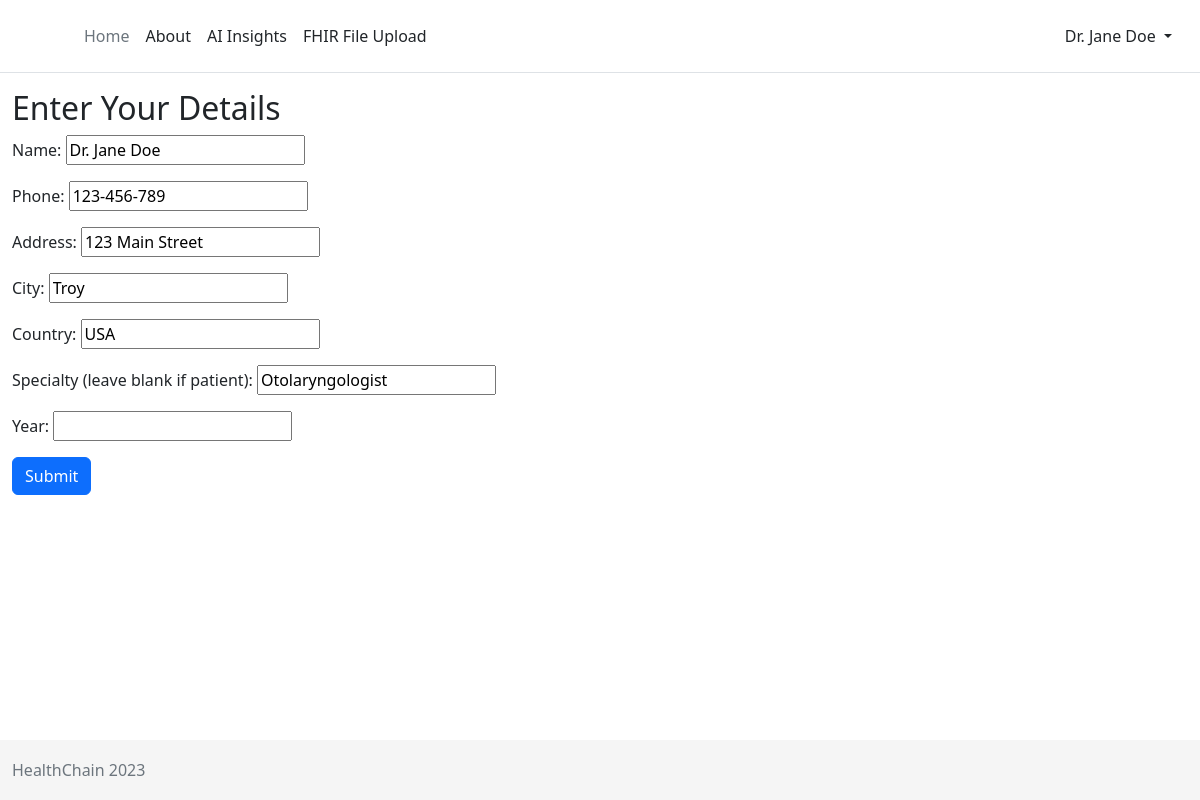
The page /patient-details/ (signed in) on the database its author committed.
### accounts/models.py (models this page shows, shortened)
class NewUser(AbstractUser):
    name = models.CharField(max_length=100)
    phone = models.CharField(max_length=100)
    address = models.CharField(max_length=100)
    city = models.CharField(max_length=100)
    specialty = models.CharField(max_length=100, blank=True)
    country = models.CharField(max_length=100)
    year = models.CharField(max_length=100)
    def is_patient(self):
        return not self.specialty

### pages/views.py (the view)
# urls.py: path('patient-details/', patient_details, name='patient-details'),
def patient_details(request):
    if request.method == 'POST':
        form = UserDetailsForm(request.POST, instance=request.user)
        if form.is_valid():
            form.save()
            address = form.cleaned_data.get('address')
            blockchain = blockchainClass()
            blockchain.addAuthorizedDoctor(request.user.address, address)
            return redirect('/')  # Redirect to home after saving the form
    else:
        form = UserDetailsForm(instance=request.user)
    return render(request, 'patient_details.html', {'form': form})

### accounts/forms.py
class UserDetailsForm(forms.ModelForm):
    class Meta:
        model = NewUser
        fields = ('name', 'phone', 'address', 'city', 'country', 'specialty', 'year')
        labels = {
            'name': 'Name',
            'year': 'Year',
            'phone': 'Phone',
            'address': 'Address',
            'city': 'City',
            'country': 'Country',
            'specialty': 'Specialty (leave blank if patient)',
        }
    def __init__(self, *args, **kwargs):
        super(UserDetailsForm, self).__init__(*args, **kwargs)
        self.fields['specialty'].required = False

### templates/patient_details.html (shortened to what this page needs)
{% extends '_base.html' %}
{% block content %}
<h2>Enter Your Details</h2>
<form method="post">
    {{ form.as_p }}
    <button type="submit" class="btn btn-primary">Submit</button>
</form>
{% endblock %}

### templates/_base.html (shortened to what this page needs)
{% load static %}
<!DOCTYPE html>
<html lang="en">
<head>
  {% block css %}
  <link href="https://cdn.jsdelivr.net/npm/bootstrap@5.2.3/dist/css/bootstrap.min.css" rel="stylesheet"
>
  <link rel="stylesheet" href="{% static 'css/base.css' %}">
  {% endblock %}
</head>
<body>
  <header class="p-3 mb-3 border-bottom">
    <div class="container">
      <div class="d-flex flex-wrap align-items-center justify-content-center justify-content-lg-start">
        <a href="/" class="d-flex align-items-center mb-2 mb-lg-0 text-dark text-decoration-none">
          <svg class="bi me-2" width="40" height="32" role="img" aria-label="Bootstrap">
            <use xlink:href="#bootstrap" />
          </svg>
        </a>
        <ul class="nav col-12 col-lg-auto me-lg-auto mb-2 justify-content-center mb-md-0">
          <li><a href="{% url 'home' %}" class="nav-link px-2 link-secondary">Home</a></li>
          <li><a href="{% url 'about' %}" class="nav-link px-2 link-dark">About</a></li>
          <li><a href="{% url 'ai' %}" class="nav-link px-2 link-dark">AI Insights</a></li>
          <li><a href="{% url 'fhir_upload' %}" class="nav-link px-2 link-dark">FHIR File Upload</a></li>
        </ul>
        <div class="dropdown text-end">
          {% if user.is_authenticated %}
          <a href="#" class="d-block link-dark text-decoration-none dropdown-toggle" data-bs-toggle="dropdown"
            aria-expanded="false">
            {{ user.name }}
          </a>
          {% else %}
          <form class="form-inline ml-auto">
            <a href="#" onclick="connectMetaMask()" class="btn btn-outline-secondary">MetaMask Login</a>
          </form>
          {% endif %}
        </div>
      </div>
    </div>
  </header>
  <div class="container">
    {% block content %}{% endblock content %}
  </div>
  <footer class="footer">
    <div class="container">
      <span class="text-muted">HealthChain 2023<span>
    </div>
  </footer>
</body>
</html>

### static/css/base.css (style rules this page uses)
html { position: relative; min-height: 100%; font-size: 14px; }
@media (min-width: 768px) { html { font-size: 16px; } }
body { margin-bottom: 60px; }
.container { max-width: 1500px; }
.footer { position: absolute; bottom: 0; width: 100%; height: 60px; line-height: 60px; background-color: #f5f5f5; }

### rows shown on the page
NewUser: name "Dr. Jane Doe", phone "123-456-789", address "123 Main Street", city "Troy", country "USA", specialty "Otolaryngologist"
